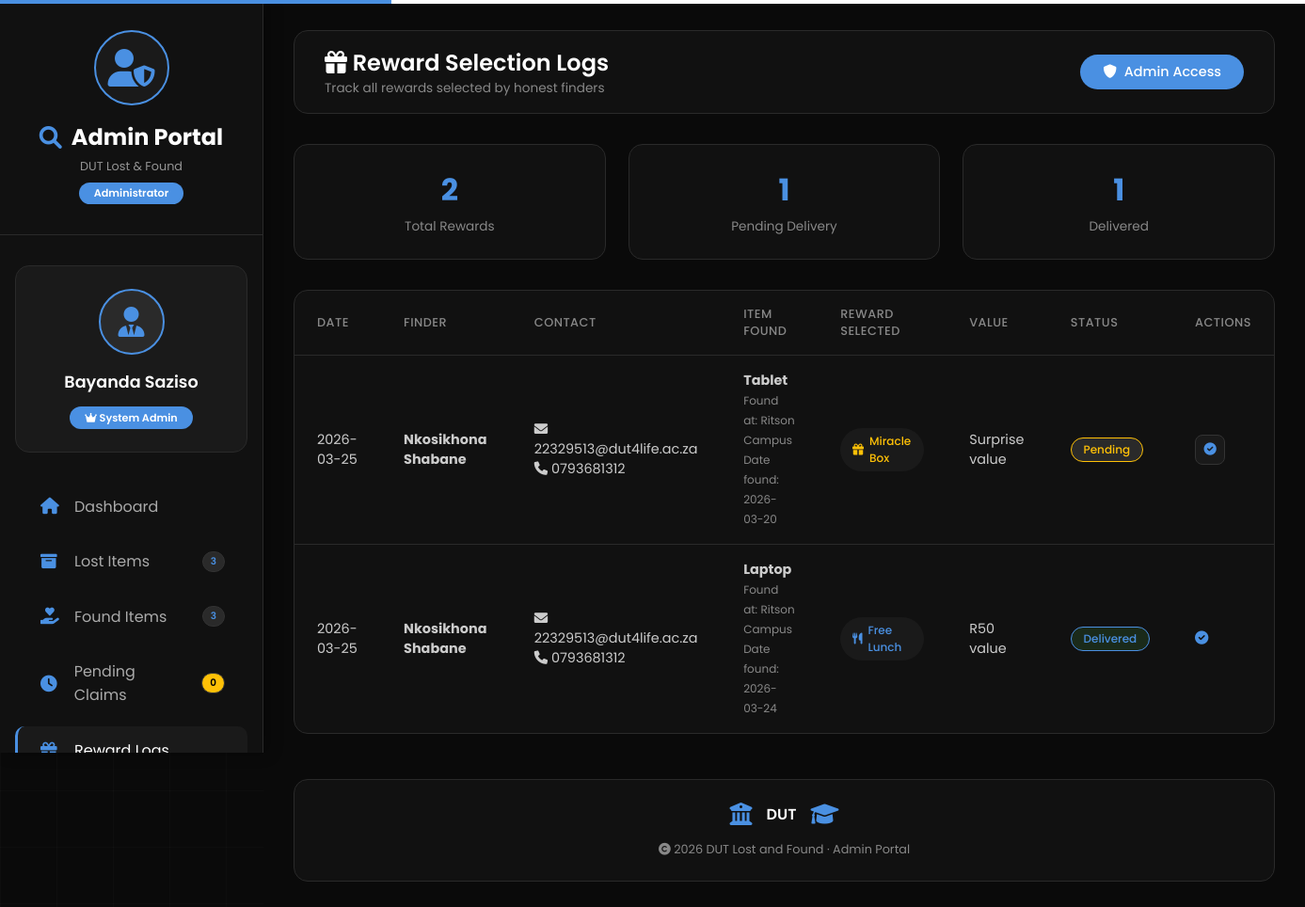
Screenshot of /admin/reward-logs (signed in) with the database file from the repository.
### tables this page shows
CREATE TABLE admin_reward_log
                 (id INTEGER PRIMARY KEY AUTOINCREMENT,
                  claim_id INTEGER NOT NULL,
                  finder_id INTEGER NOT NULL,
                  finder_name TEXT NOT NULL,
                  item_name TEXT NOT NULL,
                  reward_type TEXT NOT NULL,
                  reward_value TEXT NOT NULL,
                  selected_at TIMESTAMP NOT NULL,
                  status TEXT DEFAULT 'pending',
                  delivered_at TIMESTAMP,
                  FOREIGN KEY (claim_id) REFERENCES claims(id),
                  FOREIGN KEY (finder_id) REFERENCES users(id));

CREATE TABLE users
                 (id INTEGER PRIMARY KEY AUTOINCREMENT,
                  student_number TEXT UNIQUE NOT NULL,
                  full_name TEXT NOT NULL,
                  email TEXT UNIQUE NOT NULL,
                  id_number TEXT UNIQUE NOT NULL,
                  phone TEXT,
                  password TEXT NOT NULL,
                  role TEXT DEFAULT 'user',
                  created_at TIMESTAMP DEFAULT CURRENT_TIMESTAMP);

CREATE TABLE found_items
                 (id INTEGER PRIMARY KEY AUTOINCREMENT,
                  user_id INTEGER,
                  item_name TEXT NOT NULL,
                  category TEXT NOT NULL,
                  description TEXT NOT NULL,
                  date_found DATE NOT NULL,
                  location TEXT NOT NULL,
                  latitude REAL,
                  longitude REAL,
                  contact_name TEXT NOT NULL,
                  contact_email TEXT NOT NULL,
                  contact_phone TEXT,
                  image_path TEXT,
                  status TEXT DEFAULT 'available',
                  resolved_at TIMESTAMP,
                  resolved_by INTEGER,
                  created_at TIMESTAMP DEFAULT CURRENT_TIMESTAMP, reward_offered BOOLEAN DEFAULT 0,
                  FOREIGN KEY (user_id) REFERENCES users(id),
                  FOREIGN KEY (resolved_by) REFERENCES users(id));

### app.py (the view)
@app.route('/admin/reward-logs')
def admin_reward_logs():
    if 'user' not in session or session['user']['role'] != 'admin':
        flash("Access denied!", "danger")
        return redirect(url_for('login'))
    conn = get_db()
    now = datetime.now()
    rewards = conn.execute('''
        SELECT rl.*, u.full_name as finder_name, u.email as finder_email, u.phone as finder_phone,
               fi.item_name, fi.location as found_location, fi.date_found
        FROM admin_reward_log rl
        JOIN users u ON rl.finder_id = u.id
        JOIN found_items fi ON rl.item_name = fi.item_name
        ORDER BY rl.selected_at DESC
        LIMIT 100
    ''').fetchall()
    total_rewards = conn.execute("SELECT COUNT(*) as count FROM admin_reward_log").fetchone()['count']
    pending_rewards = conn.execute("SELECT COUNT(*) as count FROM admin_reward_log WHERE status = 'pending'").fetchone()['count']
    delivered_rewards = conn.execute("SELECT COUNT(*) as count FROM admin_reward_log WHERE status = 'delivered'").fetchone()['count']
    total_lost = conn.execute("SELECT COUNT(*) as count FROM lost_items").fetchone()['count']
    total_found = conn.execute("SELECT COUNT(*) as count FROM found_items").fetchone()['count']
    pending_claims = conn.execute("SELECT COUNT(*) as count FROM claims WHERE status = 'pending'").fetchone()['count']
    resolved_count = conn.execute("SELECT COUNT(*) as count FROM item_history").fetchone()['count']
    conn.close()
    return render_template('admin_reward_logs.html',
                         user=session['user'],
                         rewards=[dict(r) for r in rewards],
                         total_rewards=total_rewards,
                         pending_rewards=pending_rewards,
                         delivered_rewards=delivered_rewards,
                         total_lost=total_lost,
                         total_found=total_found,
                         pending_claims=pending_claims,
                         resolved_count=resolved_count,
                         now=now)

### app.py (called while the page is built)
def get_db():
    conn = sqlite3.connect('lost_and_found.db')
    conn.row_factory = sqlite3.Row
    return conn

### templates/admin_reward_logs.html (shortened to what this page needs)
<!DOCTYPE html>
<html lang="en">
<head>
    <link rel="stylesheet" href="https://cdnjs.cloudflare.com/ajax/libs/font-awesome/6.0.0-beta3/css/all.min.css">
</head>
<body>
    <div class="dashboard-container">
        <div class="sidebar">
            <div class="sidebar-header">
                <div class="admin-logo">
                    <i class="fas fa-user-shield"></i>
                </div>
                <h2>
                    <i class="fas fa-search"></i>
                    <span>Admin Portal</span>
                </h2>
                <p>DUT Lost & Found</p>
                <div class="admin-badge-sidebar">Administrator</div>
            </div>
            <div class="admin-info">
                <div class="admin-avatar">
                    <i class="fas fa-user-tie"></i>
                </div>
                <div class="name">{{ user.full_name }}</div>
                <div class="role-badge">
                    <i class="fas fa-crown"></i> System Admin
                </div>
            </div>
            <ul class="nav-menu">
                <li class="nav-item">
                    <a href="/admin/dashboard" class="nav-link">
                        <i class="fas fa-home"></i>
                        <span>Dashboard</span>
                    </a>
                </li>
                <li class="nav-item">
                    <a href="/admin/lost-items" class="nav-link">
                        <i class="fas fa-archive"></i>
                        <span>Lost Items</span>
                        <span class="badge">{{ total_lost }}</span>
                    </a>
                </li>
                <li class="nav-item">
                    <a href="/admin/found-items" class="nav-link">
                        <i class="fas fa-hand-holding-heart"></i>
                        <span>Found Items</span>
                        <span class="badge">{{ total_found }}</span>
                    </a>
                </li>
                <li class="nav-item">
                    <a href="/admin/pending-claims" class="nav-link">
                        <i class="fas fa-clock"></i>
                        <span>Pending Claims</span>
                        <span class="badge" style="background: #ffc107; color: #000;">{{ pending_claims }}</span>
                    </a>
                </li>
                <li class="nav-item">
                    <a href="/admin/reward-logs" class="nav-link active">
                        <i class="fas fa-gift"></i>
                        <span>Reward Logs</span>
                    </a>
                </li>
            </ul>
        </div>
        <div class="main-content">
            <div class="top-bar">
                <div class="page-title">
                    <h1><i class="fas fa-gift"></i> Reward Selection Logs</h1>
                    <p>Track all rewards selected by honest finders</p>
                </div>
                <div class="admin-badge">
                    <i class="fas fa-shield-alt"></i> Admin Access
                </div>
            </div>
            <div class="stats-grid">
                <div class="stat-card">
                    <div class="stat-value">{{ total_rewards }}</div>
                    <div class="stat-label">Total Rewards</div>
                </div>
                <div class="stat-card">
                    <div class="stat-value">{{ pending_rewards }}</div>
                    <div class="stat-label">Pending Delivery</div>
                </div>
                <div class="stat-card">
                    <div class="stat-value">{{ delivered_rewards }}</div>
                    <div class="stat-label">Delivered</div>
                </div>
            </div>
            <div class="table-responsive">
                <table>
                    <thead>
                        <tr>
                            <th>Date</th>
                            <th>Finder</th>
                            <th>Contact</th>
                            <th>Item Found</th>
                            <th>Reward Selected</th>
                            <th>Value</th>
                            <th>Status</th>
                            <th>Actions</th>
                        </tr>
                    </thead>
                    <tbody>
                        {% if rewards %}
                            {% for reward in rewards %}
                            <tr>
                                <td>{{ reward.selected_at[:10] }}</td>
                                <td>
                                    <strong>{{ reward.finder_name }}</strong>
                                </td>
                                <td>
                                    <i class="fas fa-envelope"></i> {{ reward.finder_email }}<br>
                                    {% if reward.finder_phone %}
                                    <i class="fas fa-phone"></i> {{ reward.finder_phone }}
                                    {% endif %}
                                </td>
                                <td>
                                    <strong>{{ reward.item_name }}</strong><br>
                                    <small style="color: #888888;">Found at: {{ reward.found_location }}</small><br>
                                    <small style="color: #888888;">Date found: {{ reward.date_found }}</small>
                                </td>
                                <td>
                                    {% if 'Free Lunch' in reward.reward_type %}
                                        <span class="reward-badge reward-free-lunch">
                                            <i class="fas fa-utensils"></i> Free Lunch
                                        </span>
                                    {% elif 'Cash' in reward.reward_type %}
                                        <span class="reward-badge reward-cash">
                                            <i class="fas fa-money-bill-wave"></i> Cash Voucher
                                        </span>
                                    {% else %}
                                        <span class="reward-badge reward-miracle">
                                            <i class="fas fa-gift"></i> Miracle Box
                                        </span>
                                    {% endif %}
                                </td>
                                <td>{{ reward.reward_value }}</td>
                                <td>
                                    <span class="status-badge {% if reward.status == 'pending' %}status-pending{% else %}status-delivered{% endif %}">
                                        {{ reward.status|capitalize }}
                                    </span>
                                </td>
                                <td>
                                    {% if reward.status == 'pending' %}
                                    <form method="POST" action="/admin/mark-reward-delivered/{{ reward.id }}" style="display: inline;">
                                        <button type="submit" class="btn-icon" title="Mark as Delivered" onclick="return confirm('Mark this reward as delivered? The finder will be notified.')">
                                            <i class="fas fa-check-circle"></i>
                                        </button>
                                    </form>
                                    {% else %}
                                    <span style="color: #4a90e2;">
                                        <i class="fas fa-check-circle"></i>
                                    </span>
                                    {% endif %}
                                </td>
                            </tr>
                            {% endfor %}
                        {% endif %}
                    </tbody>
                </table>
            </div>
            <div class="dut-footer">
                <div style="display: flex; align-items: center; justify-content: center; gap: 15px; margin-bottom: 1rem;">
                    <i class="fas fa-university" style="font-size: 1.5rem; color: #4a90e2;"></i>
                    <span style="font-weight: 600; font-size: 1rem; color: #ffffff;">DUT</span>
                    <i class="fas fa-graduation-cap" style="font-size: 1.5rem; color: #4a90e2;"></i>
                </div>
                <p><i class="fas fa-copyright"></i> 2026 DUT Lost and Found · Admin Portal</p>
            </div>
        </div>
    </div>
</body>
</html>

### rows the page displays
admin_reward_log: selected_at "2026-03-25", finder_name "Nkosikhona Shabane", finder_email "22329513@dut4life.ac.za", finder_phone "0793681312", item_name "Tablet", found_location "Ritson Campus", date_found "2026-03-20", reward_type "🎁 Miracle Box" (drawn), reward_value "Surprise value", status "Pending"
admin_reward_log: selected_at "2026-03-25", finder_name "Nkosikhona Shabane", finder_email "22329513@dut4life.ac.za", finder_phone "0793681312", item_name "Laptop", found_location "Ritson Campus", date_found "2026-03-24", shows "Free Lunch", reward_value "R50 value", status "Delivered"

### other values shown
{{ user.full_name }} "Bayanda Saziso"
{{ total_lost }} "3"
{{ total_found }} "3"
{{ pending_claims }} "0"
{{ total_rewards }} "2"
{{ pending_rewards }} "1"
{{ delivered_rewards }} "1"
